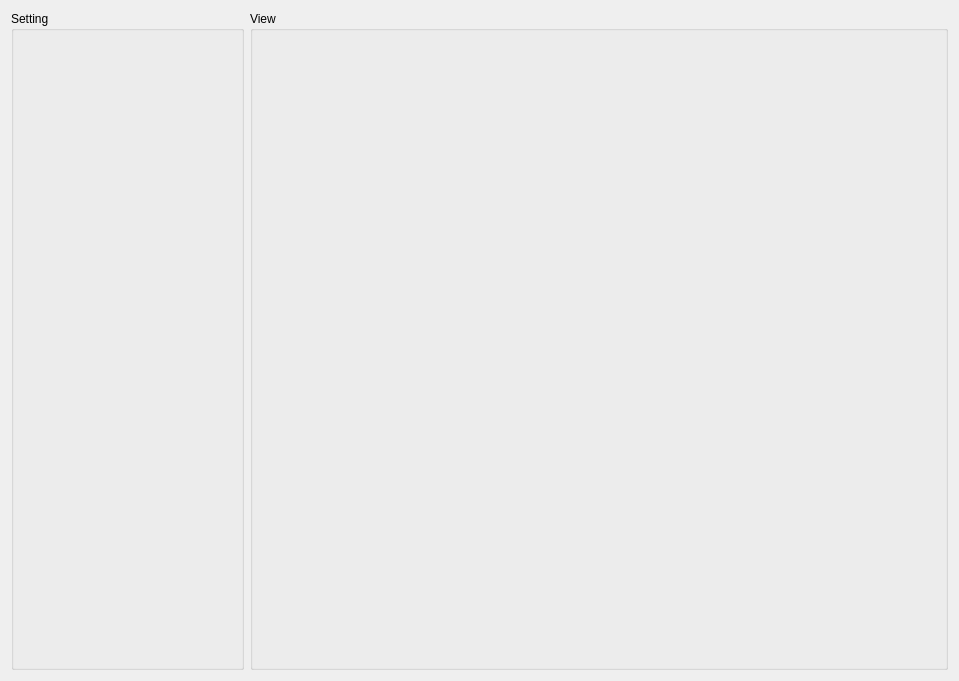
<?xml version="1.0" encoding="UTF-8"?>
<ui version="4.0">
 <class>Form</class>
 <widget class="QWidget" name="Form">
  <property name="geometry">
   <rect>
    <x>0</x>
    <y>0</y>
    <width>959</width>
    <height>681</height>
   </rect>
  </property>
  <property name="windowTitle">
   <string>Form</string>
  </property>
  <layout class="QHBoxLayout" name="horizontalLayout" stretch="1,3">
   <item>
    <widget class="QGroupBox" name="groupBox">
     <property name="title">
      <string>Setting</string>
     </property>
    </widget>
   </item>
   <item>
    <widget class="QGroupBox" name="groupBox_2">
     <property name="title">
      <string>View</string>
     </property>
     <layout class="QHBoxLayout" name="horizontalLayout_2"/>
    </widget>
   </item>
  </layout>
 </widget>
 <resources/>
 <connections/>
</ui>
